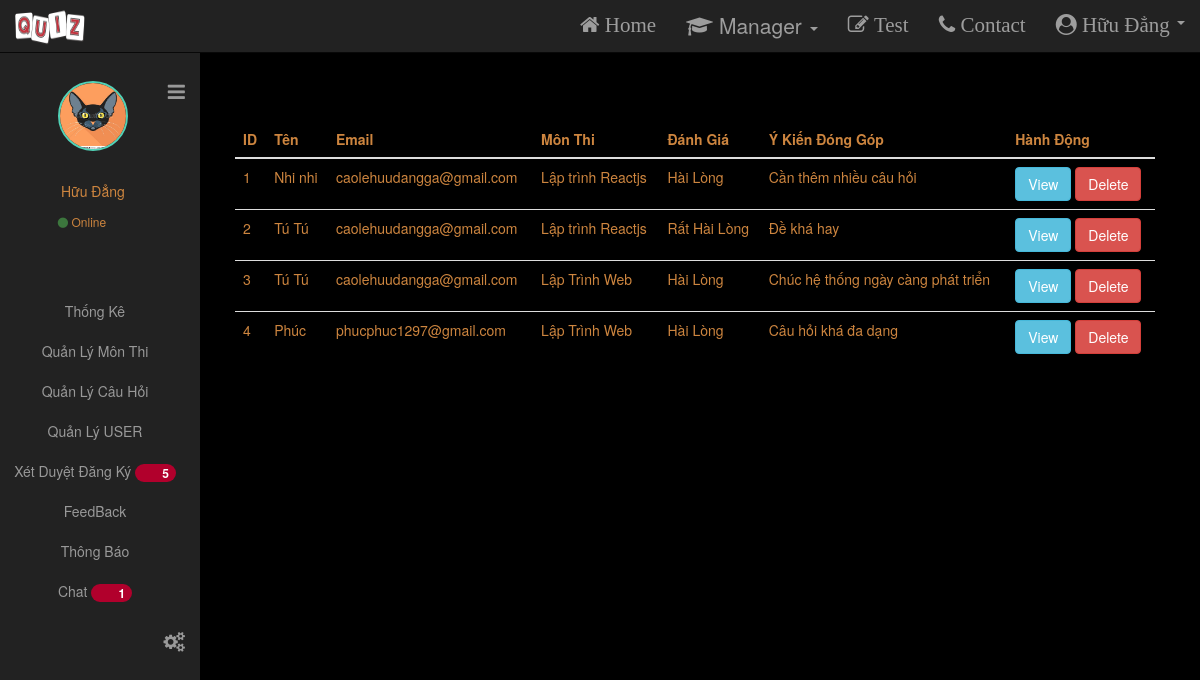
Screenshot of /feedback.php (signed in) with the database file from the repository.
### tables this page shows
CREATE TABLE `member` (
  `id_member` int(11) NOT NULL,
  `username` varchar(65) NOT NULL,
  `password` varchar(65) NOT NULL,
  `role` varchar(50) NOT NULL,
  `name` varchar(100) NOT NULL,
  `email` varchar(100) NOT NULL
);

CREATE TABLE `profile` (
  `id_profile` int(11) NOT NULL,
  `image` varchar(100) NOT NULL,
  `description` varchar(250) NOT NULL,
  `id_member` int(11) NOT NULL
);

CREATE TABLE `feedback` (
  `id` int(11) NOT NULL,
  `name` varchar(100) NOT NULL,
  `email` varchar(100) NOT NULL,
  `subject_name` varchar(100) NOT NULL,
  `opinion` varchar(250) NOT NULL,
  `evaluate` varchar(100) NOT NULL
);

### Config/db.php (called while the page is built, shortened)
<?php
$tb_name="member";
$profile = "profile";
?>

### feedback.php (the view, shortened to what this page needs)
<?php
require_once('Config/db.php');?>
<?php
if (isset($_SESSION['username']) == false) {
    header('Location: login.php');
}else {
    $username=$_SESSION['username'];
    $sql = mysqli_query($conn,"select *from $tb_name WHERE  username = '$username'");
    $row = mysqli_fetch_array($sql);
    if ($row['role'] == 'USER' || $row['role'] == 'EMPLOYEE') {
        $_SESSION['role'] = $row['role'];
       ?>
        <script>
            window.alert("You do not have role to access this page");
            window.location="home.php"
        </script>
        <?php
    } else {
        ?>
        <!DOCTYPE html>
        <html lang="en">
        <head>
            <link  type="text/css" href="style.css" rel="stylesheet">
			<link rel="stylesheet" href="http://maxcdn.bootstrapcdn.com/font-awesome/4.4.0/css/font-awesome.min.css">
			<link rel="stylesheet" href="https://maxcdn.bootstrapcdn.com/bootstrap/3.3.7/css/bootstrap.min.css">
        </head>
		<body>
		<?php require_once('NavBar.php');?>
	<div class="row content col-sm-12">
<?php require_once('sideNavDemo.php'); ?>
	<div class="col-sm-12">
    <br/><br/><br/><br/>
		<table class="table table-hover text">
    <thead>
      <tr>
        <th>ID</th>
        <th>Tên</th>
        <th>Email</th>
		<th>Môn Thi</th>
        <th>Đánh Giá</th>
        <th>Ý Kiến Đóng Góp</th>
		<th>Hành Động</th>
      </tr>
    </thead>
    <tbody>
	 <?php
            $sql2=mysqli_query($conn,"select * from feedback");
            while ($result = mysqli_fetch_array($sql2)) {
                ?>
                <tr >
                    <td><?= $result['id'] ?></td>
					<td><?= $result['name'] ?></td>
                    <td><?= $result['email'] ?></td>
                    <td><?= $result['subject_name'] ?></td>
                    <td><?= $result['opinion'] ?></td>
                    <td><?=$result['evaluate']?></td>
                    <td>
					<button type="button" class="btn btn-info" data-toggle="modal" data-target="#myModal">View</button>
					<a onclick="return confirm('Are you sure want to delete this news?')" href="deleteFB.php?id=<?=$result['id']?>" class="btn btn-danger">Delete
					</td>
                </tr>
                <?php
            }
            ?>
    </tbody>
  </table>
</div>
</div>
             <?php
        }
        ?>
        </body>
        </html>
        <?php
    }
?>

### NavBar.php (shortened to what this page needs)
<?php
require_once('Config/db.php');
?>
<!DOCTYPE html>
<html>
<head>
		<link  type="text/css" href="./style.css" rel="stylesheet">
    <link rel="stylesheet" href="http://maxcdn.bootstrapcdn.com/font-awesome/4.7.0/css/font-awesome.min.css">
	<link rel="stylesheet" href="https://maxcdn.bootstrapcdn.com/bootstrap/3.3.7/css/bootstrap.min.css">
</head>
<body>
<nav class="navbar navbar-inverse navbar-fixed-top" style="width:100%" >
	  <div class="container-fluid">
		<div class="navbar-header">
		  <span class="navbar-brand">
				<img src="./images/quiz3.png" style ="width:70px;height:51px;margin-top:-13px "/>
		  </span>
		</div>
		<div class = "collapse navbar-collapse" id="myNavbar">
		<ul class="nav navbar-nav navbar-right " >
		  <li><a class="fa fa-home" href="index.php"> Home</a></li>
		  <li class="dropdown">
			<a class="dropdown-toggle" data-toggle="dropdown" href="#">
			<span ><i class="fa fa-graduation-cap "></i></span>
			Manager
			<span class="caret"></span></a>
		  </li>
		  <li><a class="fa fa-pencil-square-o" href="library.php"> Test</a></li>
		  <li><a class="fa fa-phone" href="Contact.php"> Contact</a></li>
		<?php
			if($_SESSION['username']){
				$id_member = $_SESSION['id_member'];
				$role =mysqli_query($conn,"select role,name from member where id_member = '$id_member' ");
				$row = $role->fetch_assoc();
				if($row['role'] == 'ADMIN') {
			?>
			<li class="dropdown">
					<a class="dropdown-toggle fa fa-user-circle" data-toggle="dropdown" href="#">	<?php echo $row['name'] ?>
					<span class="caret"></span></a>
		  </li>
				<?php
			}
		}
		?>
		</ul>
	  </div>
		</div>
	</nav>
</body>
</html>

### sideNavDemo.php (shortened to what this page needs)
<!DOCTYPE html>
<html>
<head>
			<link rel="stylesheet" href="http://maxcdn.bootstrapcdn.com/font-awesome/4.4.0/css/font-awesome.min.css">
			<link rel="stylesheet" href="https://maxcdn.bootstrapcdn.com/bootstrap/3.3.7/css/bootstrap.min.css">
</head>
<body>
<?php require_once('NavBar.php');?>
<div class="container">
	<div class="row">
		 <div id="wrapper">
        <div id="sidebar-wrapper">
    <ul class="sidebar-nav" style="margin-left:0;">
            <li class="sidebar-brand">
                <a href="#menu-toggle"  id="menu-toggle" style="margin-top:20px;float:right;" >
                <i class="fa fa-bars " style="font-size:20px !Important;" aria-hidden="true" aria-hidden="true"></i>
            </li>
    <ul class="profile-header-container ">
    	<span class="profile-header-img">
            <?php
                if(isset($_SESSION['id_member'])){
                $id_member =  $_SESSION['id_member'];
                    $sql = mysqli_query($conn,"select *from $profile WHERE  id_member = '$id_member'");
                    while ($result = mysqli_fetch_array($sql)) {
                        ?>
                             <img class="img-circle" src="images/<?= $result['image'] ?>" />
                        <?php
                    }
                }
            ?>
        </span>
        <span class="profile-header-text">
             <?php
              if(isset($_SESSION['id_member'])){
                $id_member =  $_SESSION['id_member'];
                    $sql1 = mysqli_query($conn,"select *from member WHERE  id_member = '$id_member'");
                    while ($result1 = mysqli_fetch_array($sql1)) {
                        ?>
                            <p> <?= $result1['name'] ?></p>
                        <?php
                    }
                }
            ?>
          <span style="font-size:12px"><i style="font-size:12px" class="fa fa-circle text-success"></i> Online</span>
        </span>
    </ul>
    <?php
             $sql2 = mysqli_query($conn,"select count(*) as tmp from exam_registration");
             $count = mysqli_fetch_array($sql2);
             $sql3 = mysqli_query($conn,"select  count(status) as tmp from chat where status = 1");
             $count_chat = mysqli_fetch_array($sql3);
    ?>
    <br/><br/><br/>
        <li><a class="menu" href="admin.php">Thống Kê</a></li>
        <li><a class="menu" href="subjectAdmin.php">Quản Lý Môn Thi</a></li>
        <li><a class="menu" href="addQues.php">Quản Lý Câu Hỏi</a></li>
        <li><a class="menu" href="list_member.php">Quản Lý USER</a></li>
        <li><a class="menu" href="Approved.php">Xét Duyệt Đăng Ký <span style = "background-color:#b1002c;" class="badge"><?=$count['tmp'] ?></span></a></li>
        <li><a class="menu" href="feedback.php">FeedBack</a></li>
        <li><a class="menu" href="news.php">Thông Báo</a></li>
        <li><a class="menu" href="ChatAdmin.php">Chat <span style = "background-color:#b1002c;" class=" <?php
        if($count_chat['tmp'] == 0){
            echo 'aaaaa';
        }else {
            echo 'badge';
        }
        ?>
         ">
        <?php if($count_chat['tmp'] == 0){
            echo null;
        }else{
            echo $count_chat['tmp'] ;
        }
        ?>
        </span></a></li>
        <li class="sidebar-brand">
            <a href="#" data-toggle="modal" data-target="#myTheme" style="margin-bottom:10px;float:right;" >
            <i class="fa fa-cogs " style="font-size:20px !Important;" aria-hidden="true" aria-hidden="true"></i>
        </li>
    </ul>
</div>
</body>
</html>

### style.css (style rules this page uses)
nav { font-size:21px; text-align:center; width:100%; }
.container img { margin-top: -45px; margin-bottom: 30px; height: 100px; }
.changeTheme { background-color: rgba(0, 0, 0, 1); }
.changeTheme .text { color: peru; }

### sideNavDemo.php (style rules this page uses)
body { overflow-x: hidden; }
#wrapper { padding-left: 0; -webkit-transition: all 0.6s ease; -moz-transition: all 0.6s ease; -o-transition: all 0.6s ease; transition: all 0.7s ease; }
#sidebar-wrapper { z-index: 1000; position: fixed; left: 250px; width: 0; height: 100%; margin-left: -250px; overflow-y: auto; background-color: #222222 !Important; -webkit-transition: all 0.5s ease; -moz-transition: all 0.5s ease; -o-transition: all 0.5s ease; transition: all 0.5s ease; }
.sidebar-nav { position: absolute; top: 0; right:15px; width: 200px; margin: 0; padding: 0; list-style: none; }
.sidebar-nav li { text-indent: 20px; line-height: 40px; }
.sidebar-nav li a { display: block; text-decoration: none; color: #999999; }
.sidebar-nav > .sidebar-brand { height: 65px; font-size: 18px; line-height: 60px; }
.sidebar-nav > .sidebar-brand a { color: #999999; }
@media (min-width:768px) { #wrapper { padding-left: 220px; } }
@media (min-width:768px) { #sidebar-wrapper { width: 200px; } }
.profile-header-img > img.img-circle { width: 70px; height: 70px; border: 2px solid #51D2B7; }
.profile-header-text { color:peru; text-align:center; text-decoration: none; }
.menu { text-align:center; }

### rows the page displays
member: name "Hữu Đẳng"
profile: image (picture)
feedback: id "1", name "Nhi nhi", email "caolehuudangga@gmail.com", subject_name "Lập trình Reactjs", opinion "Hài Lòng", evaluate "Cần thêm nhiều câu hỏi"
feedback: id "2", name "Tú Tú", email "caolehuudangga@gmail.com", subject_name "Lập trình Reactjs", opinion "Rất Hài Lòng", evaluate "Đề khá hay"
feedback: id "3", name "Tú Tú", email "caolehuudangga@gmail.com", subject_name "Lập Trình Web", opinion "Hài Lòng", evaluate "Chúc hệ thống ngày càng phát triển"
feedback: id "4", name "Phúc", email "phucphuc1297@gmail.com", subject_name "Lập Trình Web", opinion "Hài Lòng", evaluate "Câu hỏi khá đa dạng"

### other values shown
$count['tmp'] "5"
$count_chat['tmp'] "1"
